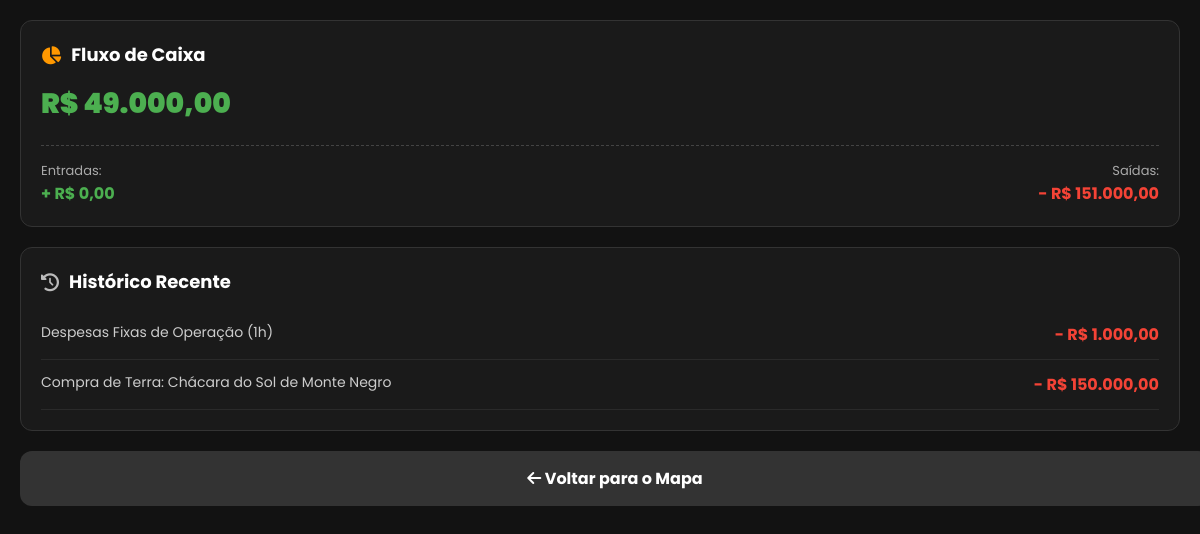
/financeiro (signed in), run on an earlier commit of the app's database.
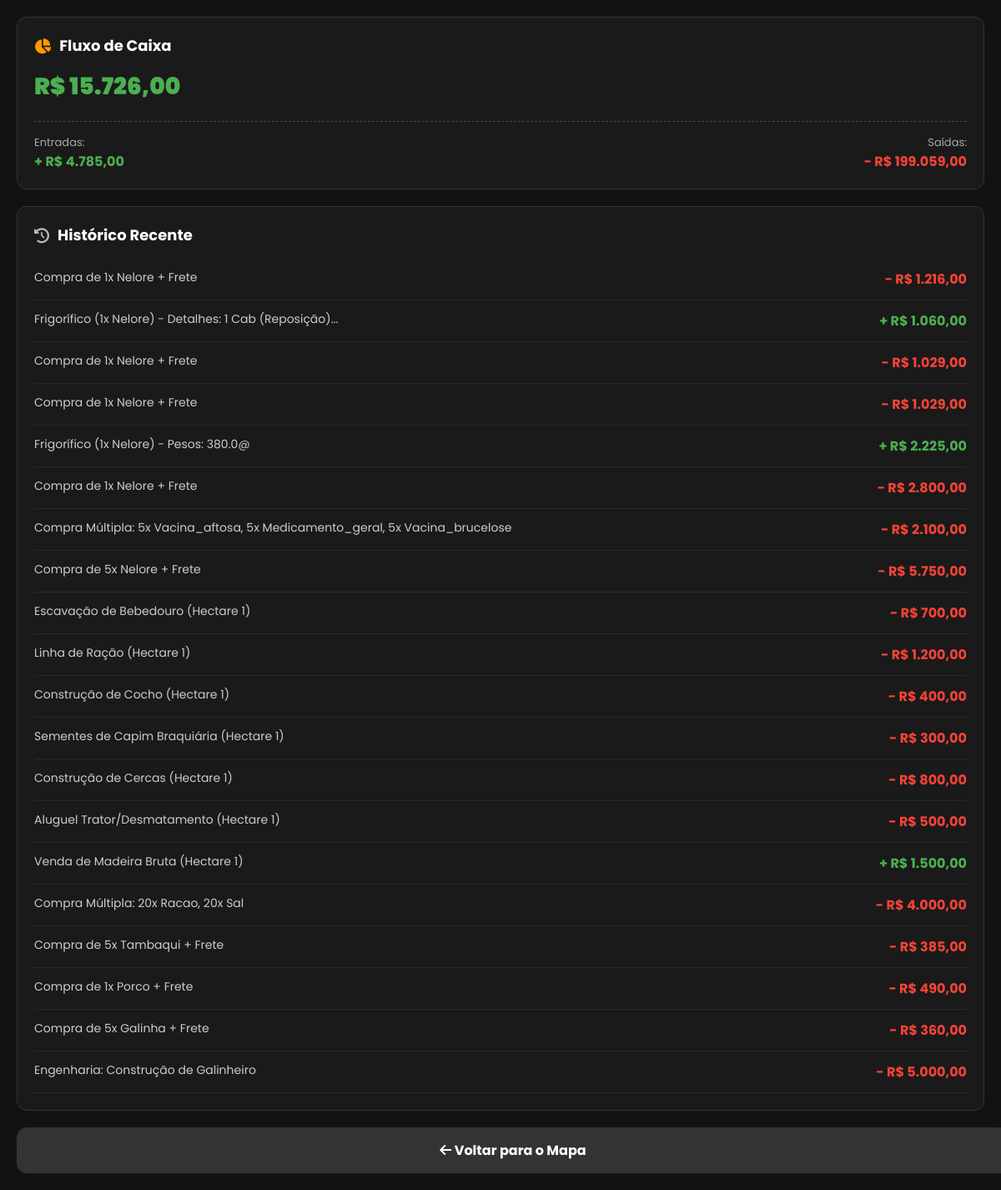
And on a later commit of the database.
### database.py (models this page shows, shortened)
class Jogador(db.Model):
    __tablename__ = 'jogadores'
    id = db.Column(db.Integer, primary_key=True)
    username = db.Column(db.String(50), unique=True, nullable=False)
    email = db.Column(db.String(120), nullable=True)
    senha_hash = db.Column(db.String(128), nullable=False)
    saldo = db.Column(db.Float, default=1000.0)
    nivel = db.Column(db.Integer, default=1)
    xp = db.Column(db.Integer, default=0)
    energia_atual = db.Column(db.Integer, default=100)
    hab_agricultura = db.Column(db.Integer, default=1)
    hab_pecuaria = db.Column(db.Integer, default=1)
    reputacao = db.Column(db.Integer, default=50)
    hora = db.Column(db.Integer, default=6)
    dia = db.Column(db.Integer, default=1)
    mes = db.Column(db.Integer, default=1)
    ano = db.Column(db.Integer, default=2026)
    is_admin = db.Column(db.Boolean, default=False)
    ultima_acao = db.Column(db.DateTime, default=datetime.utcnow)
    propriedades = db.relationship('Propriedade', backref='dono', lazy=True)
    emprestimos = db.relationship('Emprestimo', backref='devedor', lazy=True)
    contratos = db.relationship('Contrato', backref='contratado', lazy=True)

class Transacao(db.Model):
    __tablename__ = 'transacoes'
    id = db.Column(db.Integer, primary_key=True)
    jogador_id = db.Column(db.Integer, db.ForeignKey('jogadores.id'), nullable=False)
    tipo = db.Column(db.String(10), nullable=False)
    valor = db.Column(db.Float, nullable=False)
    descricao = db.Column(db.String(255), nullable=False)
    data = db.Column(db.DateTime, default=datetime.utcnow)
    jogador = db.relationship('Jogador', backref=db.backref('transacoes', lazy=True))

### logica/economia.py (the view)
@economia_bp.route('/financeiro')
def financeiro():
    if 'usuario' not in session:
        return redirect(url_for('login'))
    usuario = Jogador.query.filter_by(username=session['usuario']).first()
    if not usuario:
        return redirect(url_for('login'))
    historico = Transacao.query.filter_by(jogador_id=usuario.id).order_by(Transacao.data.desc()).limit(20).all()
    todas_transacoes = Transacao.query.filter_by(jogador_id=usuario.id).all()
    entradas = sum(t.valor for t in todas_transacoes if t.tipo == 'entrada')
    saidas = sum(t.valor for t in todas_transacoes if t.tipo == 'saida')
    return render_template(
        'financeiro.html',
        user=usuario,
        entradas=entradas,
        saidas=saidas,
        saldo=usuario.saldo,
        historico=historico
    )

### templates/financeiro.html (shortened to what this page needs)
<!DOCTYPE html>
<html lang="pt-BR">
<head>
    <link rel="stylesheet" href="https://cdnjs.cloudflare.com/ajax/libs/font-awesome/6.4.0/css/all.min.css">
</head>
<body>
    <div class="card">
        <div class="card-header"><i class="fas fa-chart-pie" style="color: #ff9800;"></i> Fluxo de Caixa</div>
        <div class="saldo-total">R$ {{ "{:,.2f}".format(saldo).replace(',','v').replace('.',',').replace('v','.') }}</div>
        <div class="fluxo-container">
            <div>
                <div style="color: #aaa; font-size: 13px;">Entradas:</div>
                <div class="entrada-texto">+ R$ {{ "{:,.2f}".format(entradas).replace(',','v').replace('.',',').replace('v','.') }}</div>
            </div>
            <div style="text-align: right;">
                <div style="color: #aaa; font-size: 13px;">Saídas:</div>
                <div class="saida-texto">- R$ {{ "{:,.2f}".format(saidas).replace(',','v').replace('.',',').replace('v','.') }}</div>
            </div>
        </div>
    </div>
    <div class="card">
        <div class="card-header"><i class="fas fa-history" style="color: #bbb;"></i> Histórico Recente</div>
        {% if not historico %}
            <p style="color: #777; font-style: italic; text-align: center; margin: 20px 0;">Nenhuma transação registrada ainda.</p>
        {% else %}
            {% for t in historico %}
                <div class="transacao-item">
                    <span style="color: #ccc;">{{ t.descricao }}</span>
                    {% if t.tipo == 'entrada' %}
                        <b class="entrada-texto">+ R$ {{ "{:,.2f}".format(t.valor).replace(',','v').replace('.',',').replace('v','.') }}</b>
                    {% else %}
                        <b class="saida-texto">- R$ {{ "{:,.2f}".format(t.valor).replace(',','v').replace('.',',').replace('v','.') }}</b>
                    {% endif %}
                </div>
            {% endfor %}
        {% endif %}
    </div>
    <a href="/mapa" class="btn-voltar"><i class="fas fa-arrow-left"></i> Voltar para o Mapa</a>
</body>
</html>

What changed in the data, as far as the page shows it:
no longer on this page (row unchanged): Transacao: descricao "Despesas Fixas de Operação (1h)", valor "1.000,00"
no longer on this page (row unchanged): Transacao: descricao "Compra de Terra: Chácara do Sol de Monte Negro", valor "150.000,00"
changed Jogador: saldo "49.000,00" → "15.726,00"
added Transacao: descricao "Compra de 1x Nelore + Frete", valor "1.216,00"
added Transacao: descricao "Frigorífico (1x Nelore) - Detalhes: 1 Cab (Reposição)...", valor "1.060,00"
added Transacao: descricao "Compra de 1x Nelore + Frete", valor "1.029,00"
added Transacao: descricao "Compra de 1x Nelore + Frete", valor "1.029,00"
added Transacao: descricao "Frigorífico (1x Nelore) - Pesos: 380.0@", valor "2.225,00"
added Transacao: descricao "Compra de 1x Nelore + Frete", valor "2.800,00"
added Transacao: descricao "Compra Múltipla: 5x Vacina_aftosa, 5x Medicamento_geral, 5x Vacina_brucelose", valor "2.100,00"
added Transacao: descricao "Compra de 5x Nelore + Frete", valor "5.750,00"
added Transacao: descricao "Escavação de Bebedouro (Hectare 1)", valor "700,00"
added Transacao: descricao "Linha de Ração (Hectare 1)", valor "1.200,00"
added Transacao: descricao "Construção de Cocho (Hectare 1)", valor "400,00"
added Transacao: descricao "Sementes de Capim Braquiária (Hectare 1)", valor "300,00"
added Transacao: descricao "Construção de Cercas (Hectare 1)", valor "800,00"
added Transacao: descricao "Aluguel Trator/Desmatamento (Hectare 1)", valor "500,00"
added Transacao: descricao "Venda de Madeira Bruta (Hectare 1)", valor "1.500,00"
added Transacao: descricao "Compra Múltipla: 20x Racao, 20x Sal", valor "4.000,00"
added Transacao: descricao "Compra de 5x Tambaqui + Frete", valor "385,00"
added Transacao: descricao "Compra de 1x Porco + Frete", valor "490,00"
added Transacao: descricao "Compra de 5x Galinha + Frete", valor "360,00"
added Transacao: descricao "Engenharia: Construção de Galinheiro", valor "5.000,00"
Also different on the page:
text no longer shown: "0,00 151.000,00"
text now shown: "4.785,00 199.059,00"
